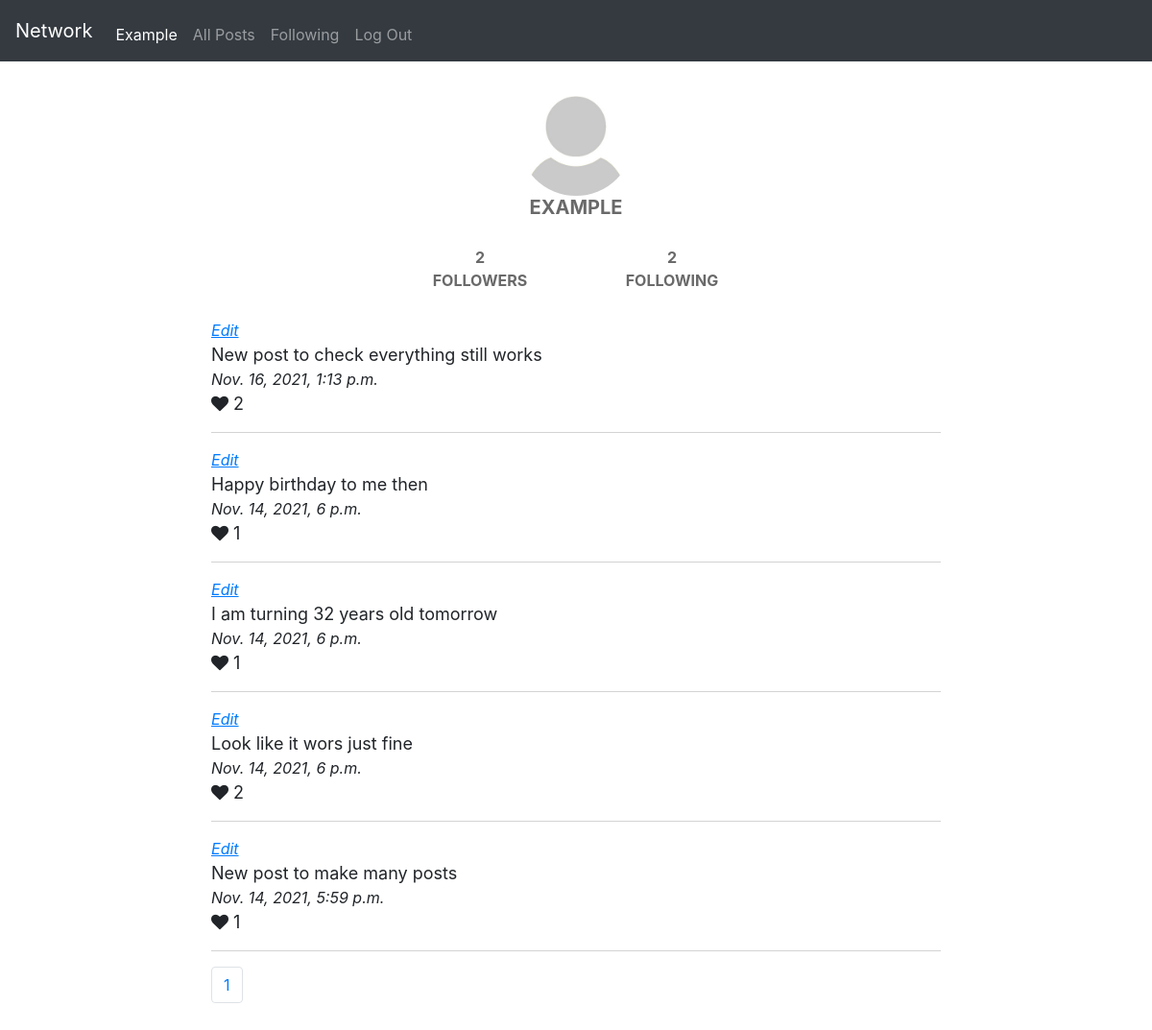
The page /profile/4 (signed in) on the database as committed earlier.
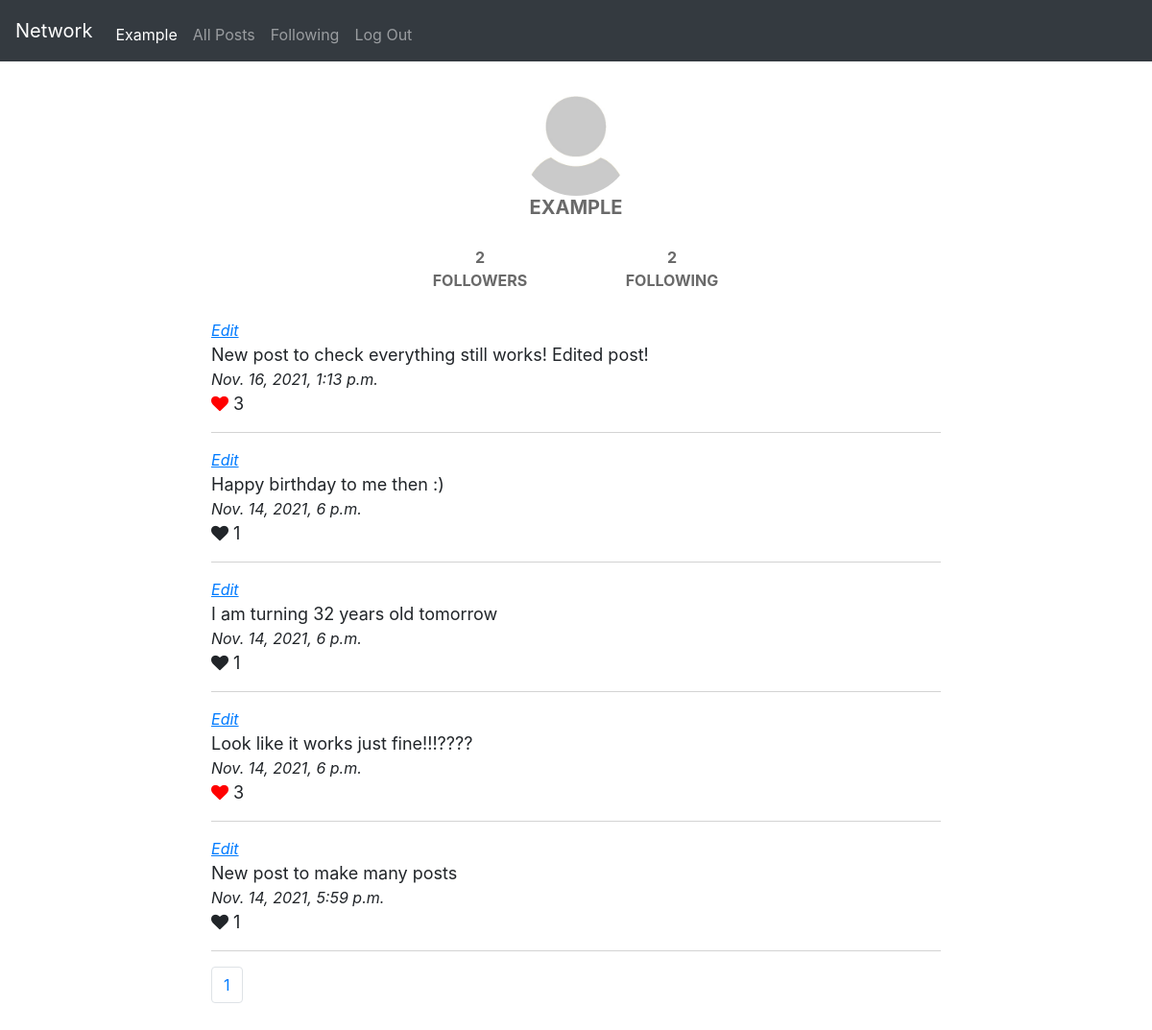
The same page on the database as committed later.
### network/models.py (models this page shows, shortened)
class User(AbstractUser):
    pass

class Profile(models.Model):
    user = models.OneToOneField(User, on_delete=models.CASCADE, related_name="profile")
    relationships = models.ManyToManyField('self', through='Relationship', symmetrical=False, related_name='related_to')
    profile_img = models.ImageField(default="default.jpg", upload_to="profile_pic")
    def get_following(self):
        return self.relationships.filter(to_user__from_user=self)
    def get_followers(self):
        return self.related_to.filter(from_user__to_user=self)

class Post(models.Model):
    author = models.ForeignKey(Profile, on_delete=models.CASCADE, related_name='author')
    post_date = models.DateTimeField(default=datetime.now)
    content = models.TextField()
    likes = models.ManyToManyField(Profile, blank=True, related_name='likes')

### network/views.py (the view)
# urls.py: path("profile/<int:profile_id>", views.profile, name="profile"),
@login_required
def profile(request, profile_id):
    user_profile = Profile.objects.get(user=request.user)
    if request.method == 'POST':
        data = json.loads(request.body)
        profile = Profile.objects.get(id=data['user_id'])
        btn_value = data['btn_value']
        if profile is not None:
            if btn_value == 'FOLLOW':
                user_profile.add_relationship(profile)
                user_profile.save()
            if btn_value == 'UNFOLLOW':
                user_profile.delete_relationship(profile)
                user_profile.save()
            message = f'You {btn_value.lower()}ed {profile} successfully!'
            return JsonResponse({"status": 200, "message": message})
        else:
            return JsonResponse(status=404)
    else:
        profile = Profile.objects.get(id=profile_id)
        if profile is not None:
            profile_paginator = Paginator(Post.objects.filter(author=profile_id).order_by('post_date').reverse(), 10)
            page_number = request.GET.get('page', 1)
            page_obj = profile_paginator.get_page(page_number)
            return render(request, "network/profile.html", {"profile": profile,
                                                            "page_obj": page_obj,
                                                            "user_profile": user_profile
                                                            })

### network/templates/network/profile.html (shortened to what this page needs)
{% extends "network/layout.html" %}
{% load static %}
{% block body %}
    <div class="profile_img">
        <img src="{% static 'default.jpg' %}" alt="Default profile image">
        <h5> {{ profile.user.username }} </h5>
    </div>
    <div class="profile_fol">
        <div>
            {{ profile.get_followers.count }} <br/>
            FOLLOWERS
        </div>
        <div>
            {{ profile.get_following.count }} <br/>
            FOLLOWING
        </div>
    </div>
    <div id='posts'>
    {% for post in page_obj %}
    <div name='post'>
        {% if post.author == user_profile %}
            <div class="post_edit"><button class='edit_btn' onclick="edit_post(this, '{{ post.id }}')">Edit</button></div>
        {% endif %}
        <div id='content{{ post.id }}'>
            {{ post.content }}
        </div>
        <div class='post_date'>
            {{ post.post_date }}
        </div>
        {% if user_profile in post.likes.all %}
        <i class="fa fa-heart" style="color:red" id='heart' data-post-id="{{ post.id }}"></i>
        {% else %}
        <i class="fa fa-heart" id='heart' data-post-id="{{ post.id }}"></i>
        {% endif %}
        <span id="post{{ post.id }}">{{ post.likes.count }}</span>
        <div><hr class="solid"></div>
    </div>
    {% endfor %}
    </div>
{% endblock %}

### network/templates/network/layout.html (shortened to what this page needs)
{% load static %}
<!DOCTYPE html>
<html lang="en">
    <head>
        <link rel="stylesheet" href="https://cdnjs.cloudflare.com/ajax/libs/font-awesome/4.7.0/css/font-awesome.min.css">
        <link rel="stylesheet" href="https://stackpath.bootstrapcdn.com/bootstrap/4.4.1/css/bootstrap.min.css">
        <link href="{% static 'network/styles.css' %}" rel="stylesheet">
    </head>
    <body>
        <nav class="navbar navbar-expand-lg navbar-dark bg-dark">
            <a class="navbar-brand" href="{% url 'index' %}">Network</a>
            <div class="collapse navbar-collapse" id="navbar">
                <ul class="navbar-nav mr-auto mt-2">
                    {% if user.is_authenticated %}
                        {% url 'profile' user_profile.id as url %}
                        <li class="nav-item {% if request.path == url %} active {% endif %}">
                            <a class="nav-link" href="{{ url }}">{{ user.username }}</a>
                        </li>
                        {% url 'index' as url %}
                        <li class="nav-item {% if request.path == url %}active{% endif %}">
                            <a class="nav-link" href="{{ url }}">All Posts</a>
                        </li>
                        {% url 'following' as url %}
                        <li class="nav-item {% if request.path == url %}active{% endif %}">
                            <a class="nav-link" href="{{ url }}">Following</a>
                        </li>
                        {% url 'logout' as url %}
                        <li class="nav-item {% if request.path == url %}active{% endif %}">
                            <a class="nav-link" href="{{ url }}">Log Out</a>
                        </li>
                    {% endif %}
                </ul>
            </div>
        </nav>
        <div class="body">
            {% block body %}
            {% endblock %}
            <div class="footer">
                <footer>
                    <ul class="pagination">
                        <li class="page-item"><a class="page-link" href="?page={{ page_obj.number }}" id="current_page"> {{ page_obj.number }}</a></li>
                    </ul>
                </footer>
            </div>
        </div>
    </body>
</html>

### network/static/network/styles.css (style rules this page uses)
.body { max-width: 800px; margin: 0 auto; padding: 20px; }
.post_edit { font-size: medium; font-style: italic; color: #007bff !important; }
.post_date { font-size: medium; font-style: italic; }
hr.solid { border-top: 1px solid lightgray; }
#posts { padding-top: 20px !important; max-width: 800px; margin: 0 auto; font-size: large; }
.edit_btn { background: none!important; border: none; padding: 0; font-size: medium; font-style: italic; color: #007bff !important; text-decoration: underline; outline: none; }
.profile_img { text-align: center; max-width: 800px; margin: 0 auto; }
.profile_img h5 { text-transform: uppercase; font-size: 20px; font-weight: bold; color: #696969; }
img { border-radius: 60%; max-height: 15vh; max-width: auto; }
.profile_fol { display: flex; justify-content: center; padding-top: 20px; font-weight: bold; color: #696969; }
.profile_fol > div { min-width: 200px; text-align: center; }
.footer { bottom: 0; }

Rows that differ between the two databases and show on the page:
changed Post: content "New post to check everything still works" → "New post to check everything still works! Edited post!"; likes.count "2" → "3"
changed Post: content "Happy birthday to me then" → "Happy birthday to me then :)"
changed Post: content "Look like it wors just fine" → "Look like it works just fine!!!????"; likes.count "2" → "3"
